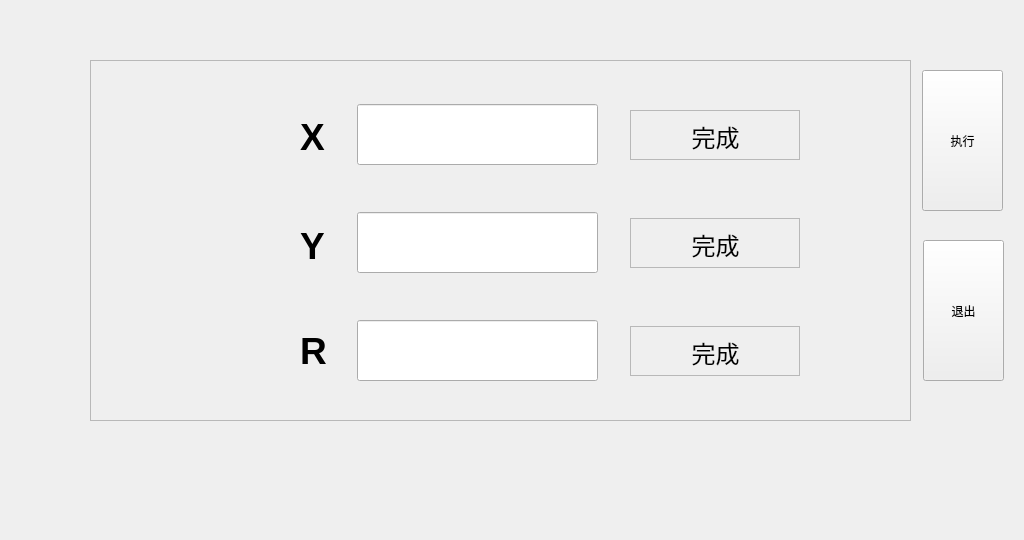
<?xml version="1.0" encoding="UTF-8"?>
<ui version="4.0">
 <class>HomingMode</class>
 <widget class="QDialog" name="HomingMode">
  <property name="geometry">
   <rect>
    <x>0</x>
    <y>0</y>
    <width>1024</width>
    <height>540</height>
   </rect>
  </property>
  <property name="cursor">
   <cursorShape>BlankCursor</cursorShape>
  </property>
  <property name="windowTitle">
   <string>Dialog</string>
  </property>
  <widget class="QToolButton" name="toolButton_RunHoming">
   <property name="geometry">
    <rect>
     <x>922</x>
     <y>70</y>
     <width>81</width>
     <height>141</height>
    </rect>
   </property>
   <property name="cursor">
    <cursorShape>BlankCursor</cursorShape>
   </property>
   <property name="text">
    <string>执行</string>
   </property>
   <property name="icon">
    <iconset resource="A66-appsrc.qrc">
     <normaloff>:/ICO/huifu.png</normaloff>:/ICO/huifu.png</iconset>
   </property>
   <property name="iconSize">
    <size>
     <width>64</width>
     <height>64</height>
    </size>
   </property>
   <property name="toolButtonStyle">
    <enum>Qt::ToolButtonTextUnderIcon</enum>
   </property>
  </widget>
  <widget class="QToolButton" name="toolButton_QuitRunning">
   <property name="geometry">
    <rect>
     <x>923</x>
     <y>240</y>
     <width>81</width>
     <height>141</height>
    </rect>
   </property>
   <property name="cursor">
    <cursorShape>BlankCursor</cursorShape>
   </property>
   <property name="text">
    <string>退出</string>
   </property>
   <property name="icon">
    <iconset resource="A66-appsrc.qrc">
     <normaloff>:/ICO/quit.png</normaloff>:/ICO/quit.png</iconset>
   </property>
   <property name="iconSize">
    <size>
     <width>96</width>
     <height>96</height>
    </size>
   </property>
   <property name="toolButtonStyle">
    <enum>Qt::ToolButtonTextUnderIcon</enum>
   </property>
  </widget>
  <widget class="QFrame" name="frame">
   <property name="geometry">
    <rect>
     <x>90</x>
     <y>60</y>
     <width>821</width>
     <height>361</height>
    </rect>
   </property>
   <property name="cursor">
    <cursorShape>BlankCursor</cursorShape>
   </property>
   <property name="frameShape">
    <enum>QFrame::StyledPanel</enum>
   </property>
   <property name="frameShadow">
    <enum>QFrame::Raised</enum>
   </property>
   <widget class="QToolButton" name="toolButton_R">
    <property name="geometry">
     <rect>
      <x>150</x>
      <y>270</y>
      <width>51</width>
      <height>41</height>
     </rect>
    </property>
    <property name="font">
     <font>
      <pointsize>28</pointsize>
      <weight>75</weight>
      <bold>true</bold>
     </font>
    </property>
    <property name="cursor">
     <cursorShape>BlankCursor</cursorShape>
    </property>
    <property name="text">
     <string/>
    </property>
    <property name="icon">
     <iconset resource="A66-appsrc.qrc">
      <normaloff>:/ico/ICO/P1-START.png</normaloff>:/ico/ICO/P1-START.png</iconset>
    </property>
    <property name="iconSize">
     <size>
      <width>30</width>
      <height>30</height>
     </size>
    </property>
    <property name="toolButtonStyle">
     <enum>Qt::ToolButtonTextBesideIcon</enum>
    </property>
    <property name="autoRaise">
     <bool>true</bool>
    </property>
   </widget>
   <widget class="QToolButton" name="toolButton_X">
    <property name="geometry">
     <rect>
      <x>152</x>
      <y>54</y>
      <width>41</width>
      <height>41</height>
     </rect>
    </property>
    <property name="font">
     <font>
      <pointsize>28</pointsize>
      <weight>75</weight>
      <bold>true</bold>
     </font>
    </property>
    <property name="cursor">
     <cursorShape>BlankCursor</cursorShape>
    </property>
    <property name="text">
     <string/>
    </property>
    <property name="icon">
     <iconset resource="A66-appsrc.qrc">
      <normaloff>:/ico/ICO/P1-START.png</normaloff>:/ico/ICO/P1-START.png</iconset>
    </property>
    <property name="iconSize">
     <size>
      <width>30</width>
      <height>30</height>
     </size>
    </property>
    <property name="toolButtonStyle">
     <enum>Qt::ToolButtonTextBesideIcon</enum>
    </property>
    <property name="autoRaise">
     <bool>true</bool>
    </property>
   </widget>
   <widget class="QToolButton" name="toolButton_Y">
    <property name="geometry">
     <rect>
      <x>150</x>
      <y>163</y>
      <width>51</width>
      <height>41</height>
     </rect>
    </property>
    <property name="font">
     <font>
      <pointsize>28</pointsize>
      <weight>75</weight>
      <bold>true</bold>
     </font>
    </property>
    <property name="cursor">
     <cursorShape>BlankCursor</cursorShape>
    </property>
    <property name="text">
     <string/>
    </property>
    <property name="icon">
     <iconset resource="A66-appsrc.qrc">
      <normaloff>:/ico/ICO/P1-START.png</normaloff>:/ico/ICO/P1-START.png</iconset>
    </property>
    <property name="iconSize">
     <size>
      <width>30</width>
      <height>30</height>
     </size>
    </property>
    <property name="toolButtonStyle">
     <enum>Qt::ToolButtonTextBesideIcon</enum>
    </property>
    <property name="autoRaise">
     <bool>true</bool>
    </property>
   </widget>
   <widget class="QLineEdit" name="lineEdit_RHoming">
    <property name="geometry">
     <rect>
      <x>267</x>
      <y>260</y>
      <width>241</width>
      <height>61</height>
     </rect>
    </property>
    <property name="font">
     <font>
      <pointsize>18</pointsize>
     </font>
    </property>
    <property name="cursor">
     <cursorShape>BlankCursor</cursorShape>
    </property>
    <property name="text">
     <string/>
    </property>
    <property name="dragEnabled">
     <bool>false</bool>
    </property>
    <property name="readOnly">
     <bool>true</bool>
    </property>
    <property name="cursorMoveStyle">
     <enum>Qt::LogicalMoveStyle</enum>
    </property>
   </widget>
   <widget class="QLabel" name="label_Y_2">
    <property name="geometry">
     <rect>
      <x>60</x>
      <y>170</y>
      <width>51</width>
      <height>31</height>
     </rect>
    </property>
    <property name="cursor">
     <cursorShape>BlankCursor</cursorShape>
    </property>
    <property name="text">
     <string/>
    </property>
   </widget>
   <widget class="QLabel" name="label_X_2">
    <property name="geometry">
     <rect>
      <x>60</x>
      <y>60</y>
      <width>51</width>
      <height>30</height>
     </rect>
    </property>
    <property name="cursor">
     <cursorShape>BlankCursor</cursorShape>
    </property>
    <property name="text">
     <string/>
    </property>
   </widget>
   <widget class="QLineEdit" name="lineEdit_XHoming">
    <property name="geometry">
     <rect>
      <x>267</x>
      <y>44</y>
      <width>241</width>
      <height>61</height>
     </rect>
    </property>
    <property name="font">
     <font>
      <pointsize>18</pointsize>
     </font>
    </property>
    <property name="cursor">
     <cursorShape>BlankCursor</cursorShape>
    </property>
    <property name="text">
     <string/>
    </property>
    <property name="dragEnabled">
     <bool>false</bool>
    </property>
    <property name="readOnly">
     <bool>true</bool>
    </property>
    <property name="cursorMoveStyle">
     <enum>Qt::LogicalMoveStyle</enum>
    </property>
   </widget>
   <widget class="QLineEdit" name="lineEdit_YHoming">
    <property name="geometry">
     <rect>
      <x>267</x>
      <y>152</y>
      <width>241</width>
      <height>61</height>
     </rect>
    </property>
    <property name="font">
     <font>
      <pointsize>18</pointsize>
     </font>
    </property>
    <property name="cursor">
     <cursorShape>BlankCursor</cursorShape>
    </property>
    <property name="text">
     <string/>
    </property>
    <property name="dragEnabled">
     <bool>false</bool>
    </property>
    <property name="readOnly">
     <bool>true</bool>
    </property>
    <property name="cursorMoveStyle">
     <enum>Qt::LogicalMoveStyle</enum>
    </property>
   </widget>
   <widget class="QFrame" name="frame_2">
    <property name="geometry">
     <rect>
      <x>540</x>
      <y>50</y>
      <width>170</width>
      <height>50</height>
     </rect>
    </property>
    <property name="cursor">
     <cursorShape>BlankCursor</cursorShape>
    </property>
    <property name="frameShape">
     <enum>QFrame::StyledPanel</enum>
    </property>
    <property name="frameShadow">
     <enum>QFrame::Raised</enum>
    </property>
    <widget class="QLabel" name="label_X">
     <property name="geometry">
      <rect>
       <x>10</x>
       <y>10</y>
       <width>151</width>
       <height>32</height>
      </rect>
     </property>
     <property name="font">
      <font>
       <pointsize>18</pointsize>
      </font>
     </property>
     <property name="cursor">
      <cursorShape>BlankCursor</cursorShape>
     </property>
     <property name="text">
      <string>完成</string>
     </property>
     <property name="alignment">
      <set>Qt::AlignCenter</set>
     </property>
    </widget>
   </widget>
   <widget class="QFrame" name="frame_3">
    <property name="geometry">
     <rect>
      <x>540</x>
      <y>158</y>
      <width>170</width>
      <height>50</height>
     </rect>
    </property>
    <property name="cursor">
     <cursorShape>BlankCursor</cursorShape>
    </property>
    <property name="frameShape">
     <enum>QFrame::StyledPanel</enum>
    </property>
    <property name="frameShadow">
     <enum>QFrame::Raised</enum>
    </property>
    <widget class="QLabel" name="label_Y">
     <property name="geometry">
      <rect>
       <x>10</x>
       <y>10</y>
       <width>151</width>
       <height>32</height>
      </rect>
     </property>
     <property name="font">
      <font>
       <pointsize>18</pointsize>
      </font>
     </property>
     <property name="cursor">
      <cursorShape>BlankCursor</cursorShape>
     </property>
     <property name="text">
      <string>完成</string>
     </property>
     <property name="alignment">
      <set>Qt::AlignCenter</set>
     </property>
    </widget>
   </widget>
   <widget class="QFrame" name="frame_4">
    <property name="geometry">
     <rect>
      <x>540</x>
      <y>266</y>
      <width>170</width>
      <height>50</height>
     </rect>
    </property>
    <property name="cursor">
     <cursorShape>BlankCursor</cursorShape>
    </property>
    <property name="frameShape">
     <enum>QFrame::StyledPanel</enum>
    </property>
    <property name="frameShadow">
     <enum>QFrame::Raised</enum>
    </property>
    <widget class="QLabel" name="label_R">
     <property name="geometry">
      <rect>
       <x>10</x>
       <y>10</y>
       <width>151</width>
       <height>32</height>
      </rect>
     </property>
     <property name="font">
      <font>
       <pointsize>18</pointsize>
      </font>
     </property>
     <property name="cursor">
      <cursorShape>BlankCursor</cursorShape>
     </property>
     <property name="text">
      <string>完成</string>
     </property>
     <property name="alignment">
      <set>Qt::AlignCenter</set>
     </property>
    </widget>
   </widget>
   <widget class="QLabel" name="label_XHomging">
    <property name="geometry">
     <rect>
      <x>210</x>
      <y>56</y>
      <width>31</width>
      <height>41</height>
     </rect>
    </property>
    <property name="font">
     <font>
      <pointsize>28</pointsize>
      <weight>75</weight>
      <bold>true</bold>
     </font>
    </property>
    <property name="text">
     <string>X</string>
    </property>
   </widget>
   <widget class="QLabel" name="label_YHoming">
    <property name="geometry">
     <rect>
      <x>210</x>
      <y>165</y>
      <width>31</width>
      <height>41</height>
     </rect>
    </property>
    <property name="font">
     <font>
      <pointsize>28</pointsize>
      <weight>75</weight>
      <bold>true</bold>
     </font>
    </property>
    <property name="text">
     <string>Y</string>
    </property>
   </widget>
   <widget class="QLabel" name="label_RHoming">
    <property name="geometry">
     <rect>
      <x>210</x>
      <y>270</y>
      <width>31</width>
      <height>41</height>
     </rect>
    </property>
    <property name="font">
     <font>
      <pointsize>28</pointsize>
      <weight>75</weight>
      <bold>true</bold>
     </font>
    </property>
    <property name="text">
     <string>R</string>
    </property>
   </widget>
  </widget>
 </widget>
 <resources>
  <include location="A66-appsrc.qrc"/>
 </resources>
 <connections/>
</ui>
